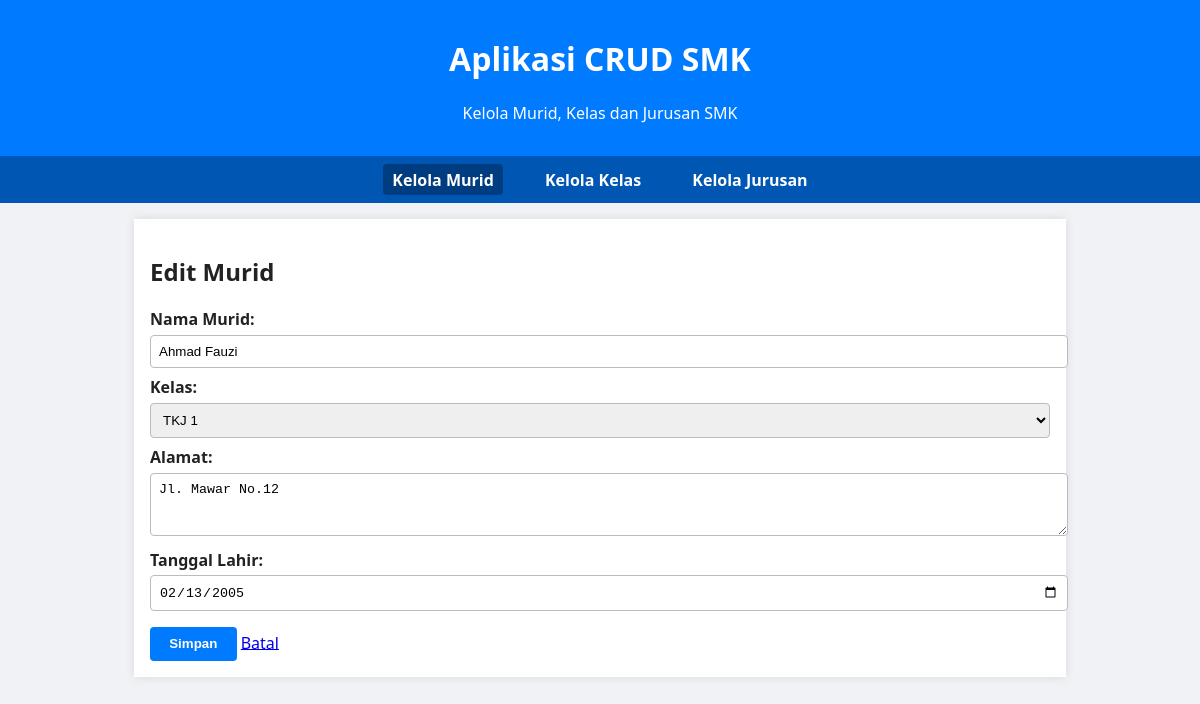
/?entity=murid&action=edit&id=1, run on the app's committed database.
### tables this page shows
CREATE TABLE IF NOT EXISTS murid (
    id INT AUTO_INCREMENT PRIMARY KEY,
    nama VARCHAR(100) NOT NULL,
    kelas_id INT NOT NULL,
    alamat TEXT,
    tanggal_lahir DATE,
    FOREIGN KEY (kelas_id) REFERENCES kelas(id) ON DELETE CASCADE
);

### src/Models/Model.php (called while the page is built, shortened)
<?php
abstract class Model
{
    protected \mysqli $conn;
    protected string $table;
    public function __construct(\mysqli $conn)
    {
        $this->conn = $conn;
    }
    public function readAll(): array
    {
        $sql = "SELECT * FROM {$this->table}";
        $res = $this->conn->query($sql);
        return $res->fetch_all(MYSQLI_ASSOC);
    }
    public function readById(int $id): ?array
    {
        $stmt = $this->conn->prepare("SELECT * FROM {$this->table} WHERE id = ?");
        $stmt->bind_param('i', $id);
        $stmt->execute();
        $res = $stmt->get_result();
        $item = $res->fetch_assoc();
        return $item ?: null;
    }
}
?>

### index.php (the view, shortened to what this page needs)
<?php
$db = new DB('localhost', 'root', '', 'smkdb');
$mysqli = $db->getConnection();
$kelasModel = new Kelas($mysqli);
$muridModel = new Murid($mysqli);
$entity = $_GET['entity'] ?? 'murid';
$action = $_GET['action'] ?? 'list';
switch ($entity) {
  case 'murid':
  default:
    handleMurid($action, $muridModel, $kelasModel);
    break;
}
$content = ob_get_clean();
?>
<!DOCTYPE html>
<html lang="id">
<head>
</head>
<body>
<header>
    <h1>Aplikasi CRUD SMK</h1>
    <p>Kelola Murid, Kelas dan Jurusan SMK</p>
</header>
<nav>
    <a href="?entity=murid" class="<?= $entity === 'murid' ? 'active' : ''; ?>">Kelola Murid</a>
    <a href="?entity=kelas" class="<?= $entity === 'kelas' ? 'active' : ''; ?>">Kelola Kelas</a>
    <a href="?entity=jurusan" class="<?= $entity === 'jurusan' ? 'active' : ''; ?>">Kelola Jurusan</a>
</nav>
<main>
    <?= $content ?>
</main>
</body>
</html>
<?php
function req_get(string $key, $default = '') {
  return isset($_GET[$key]) ? trim($_GET[$key]) : $default;
}
function handleMurid(string $action, Murid $model, Kelas $kelasModel) {
  switch ($action) {
    case 'edit':
      $id = (int)req_get('id');
      $item = $model->readById($id);
      formMurid('Edit Murid', $item, $kelasModel);
      break;
  }
}
function formMurid(string $title, ?array $item = null, Kelas $kelasModel) {
  $nama = $item['nama'] ?? '';
  $kelas_id = $item['kelas_id'] ?? 0;
  $alamat = $item['alamat'] ?? '';
  $tanggal_lahir = $item['tanggal_lahir'] ?? '';
  $id = $item['id'] ?? '';
  $kelasList = $kelasModel->readAll();
  $actionUrl = $id ? "?entity=murid&action=edit&id=$id" : "?entity=murid&action=create";
  echo "<h2>$title</h2>";
  echo "<form method='post' action='$actionUrl'>
    <label>Nama Murid:</label>
    <input type='text' name='nama' value=\"" . htmlspecialchars($nama) . "\" required />
    <label>Kelas:</label>
    <select name='kelas_id' required>
      <option value=''>-- Pilih Kelas --</option>";
      foreach ($kelasList as $k) {
        $sel = ($k['id'] == $kelas_id) ? 'selected' : '';
        echo "<option value='{$k['id']}' $sel>" . htmlspecialchars($k['nama']) . "</option>";
      }
  echo "</select>
    <label>Alamat:</label>
    <textarea name='alamat' rows='3'>" . htmlspecialchars($alamat) . "</textarea>
    <label>Tanggal Lahir:</label>
    <input type='date' name='tanggal_lahir' value=\"" . htmlspecialchars($tanggal_lahir) . "\" />
    <button type='submit'>Simpan</button>
    <a href='?entity=murid'>Batal</a>
  </form>";
}
?>

### index.php (style rules this page uses)
body { font-family: 'Segoe UI', Tahoma, Geneva, Verdana, sans-serif; margin:0; padding:0; background:#f0f2f5; color:#222; }
header { background:#007bff; color:#fff; padding:1rem; text-align:center; }
nav { background:#0056b3; padding:0.5rem; display:flex; justify-content:center; flex-wrap:wrap; }
nav a { color:#fff; margin:0 1rem; text-decoration:none; font-weight:600; padding:0.3rem 0.6rem; border-radius:4px; }
nav a.active, nav a:hover { background:#003d80; }
main { max-width:900px; margin:1rem auto; padding:1rem; background:#fff; box-shadow:0 0 10px rgba(0,0,0,0.1); }
form { margin-top:1rem; }
label { display:block; margin-top:0.5rem; font-weight:bold; }
input[type="text"], select, textarea, input[type="date"] { width:100%; padding:0.5rem; margin-top:0.3rem; border:1px solid #bbb; border-radius:4px; }
button { margin-top:1rem; padding:0.6rem 1.2rem; border:none; background:#007bff; color:#fff; border-radius:4px; cursor:pointer; font-weight:600; }

### data on the page
murid: nama "Ahmad Fauzi", alamat "Jl. Mawar No.12", tanggal_lahir "02/13/2005"

### other printed values
$title "Edit Murid"
form field kelas_id "TKJ 1"
